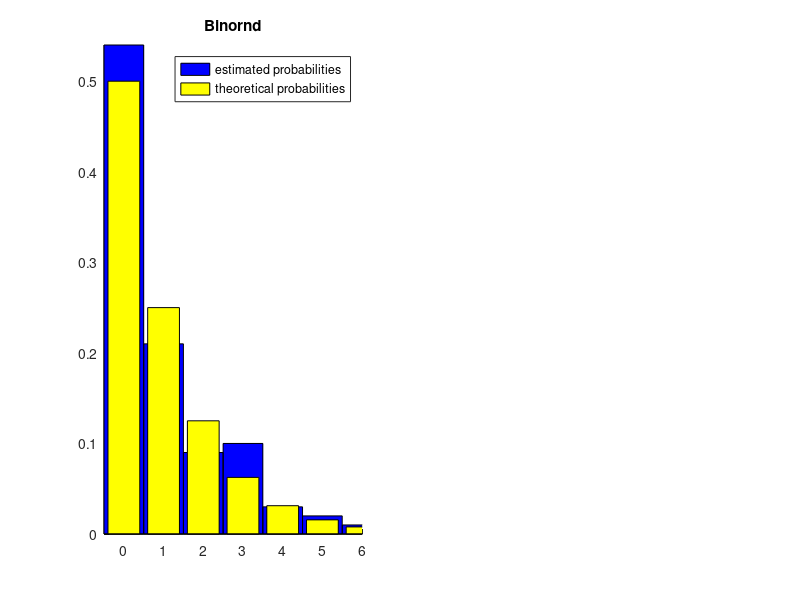

The MATLAB source for this figure: (Note: this script raises an error after producing the figure.)
function out=comp3()
    %in Octave:>>pkg load statistics
    clf;
    p=0.5; n=10; m=100;
    x1=geornd(p,1,m);
    N1=histc(x1,0:max(x1));
    subplot(1,2,1); hold on; title('Binornd');
    bar(0:max(x1),N1/m,'hist','FaceColor','b');
    bar(0:max(x1),geopdf(0:max(x1),p),'FaceColor','y');
    legend('estimated probabilities','theoretical probabilities');
    axis([-0.5 max(x1) 0 max([p,N1/m])]);
    x2=lab3_3ii(p,m);
    N2=histc(x2,0:max(x2));
    subplot(1,2,2); hold on; title('My binornd');
    bar(0:max(x2),N2/m,'hist','FaceColor','b');
    bar(0:max(x2),geopdf(0:max(x2),p),'FaceColor','y');
    legend('estimated probabilities','theoretical probabilities');
    axis([-0.5 max(x2) 0 max([p,N2/m])]);
    
end